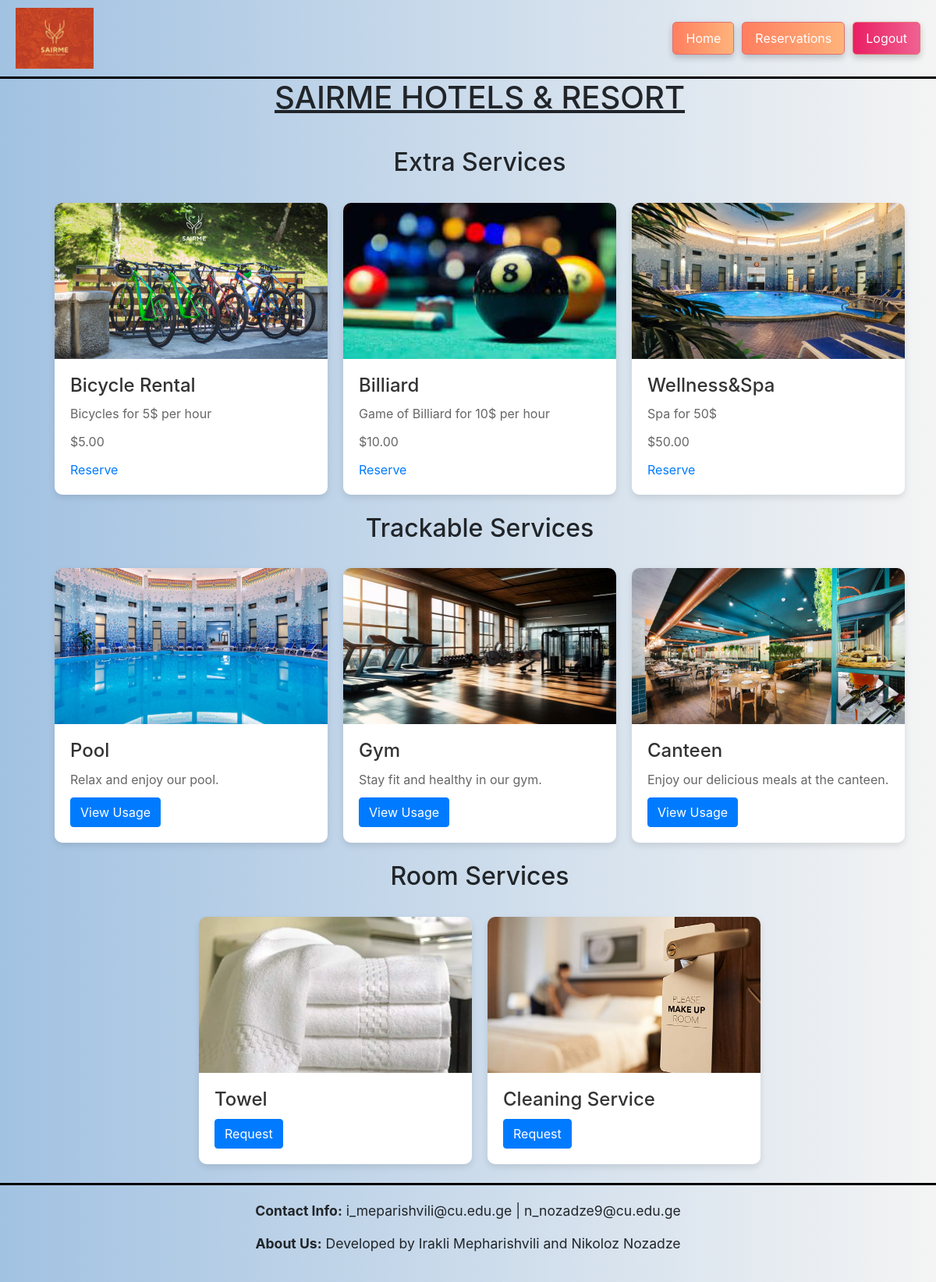
/ (signed in), run on the app's committed database.
### hotels/models.py (models this page shows, shortened)
class Hotel(models.Model):
    name = models.CharField(max_length=255)
    location = models.CharField(max_length=255)
    image = models.ImageField(upload_to='hotel_images/', blank=True, null=True)

class Service(models.Model):
    hotel = models.ForeignKey(Hotel, related_name='services', on_delete=models.CASCADE)
    name = models.CharField(max_length=255)
    description = models.TextField()
    price = models.DecimalField(max_digits=10, decimal_places=2)
    available = models.BooleanField(default=True)
    image = models.ImageField(upload_to='service_images/', blank=True, null=True)

class RoomService(models.Model):
    hotel = models.ForeignKey(Hotel, related_name='room_services', on_delete=models.CASCADE)
    name = models.CharField(max_length=255)
    image = models.ImageField(upload_to='room_service_images/', blank=True, null=True)

### hotels/views.py (the view)
# urls.py: path('', hotel_detail, {'hotel_id': 1}, name='hotel_detail'),
def hotel_detail(request, hotel_id=1):  # default to hotel_id=1
    hotel = get_object_or_404(Hotel, id=hotel_id)
    is_registered = False
    if request.user.is_authenticated:
        is_registered = HotelRegisteredUser.objects.filter(
            hotel=hotel,
            private_number=request.user.private_number
        ).exists()
    return render(request, 'hotel_detail.html', {
        'hotel': hotel,
        'is_registered': is_registered
    })

### hotels/templates/hotel_detail.html (shortened to what this page needs)
{% extends 'base.html' %}
{% block content %}
    {% load static %}
    <h1 class="center underline">{{ hotel.name }}</h1>
    <br><h2 style="text-align: center">Extra Services</h2><br>
    <div class="services-container">
        {% for service in hotel.services.all %}
            <div class="service-card">
                {% if service.image %}
                    <img src="{{ service.image.url }}" alt="{{ service.name }}">
                {% else %}
                    <img src="{% static 'images/pool.jpg' %}" alt="{{ service.name }}">
                {% endif %}
                <div class="content">
                    <h3>{{ service.name }}</h3>
                    <p>{{ service.description }}</p>
                    <p>${{ service.price }}</p>
                    {% if user.is_authenticated %}
                        {% if is_registered %}
                            {% if service.available %}
                                <a href="{% url 'reserve_service' service.id %}">Reserve</a>
                            {% else %}
                                <p>Not available</p>
                            {% endif %}
                        {% else %}
                            <p>You must be registered at this hotel to make reservations.</p>
                        {% endif %}
                    {% endif %}
                </div>
            </div>
        {% endfor %}
    </div>
    <br><h2 style="text-align: center">Trackable Services</h2><br>
    <div class="services-container">
        <div class="service-card">
            <img src="{% static 'images/pool.jpg' %}" alt="Pool">
            <div class="content">
                <h3>Pool</h3>
                <p>Relax and enjoy our pool.</p>
                {% if user.is_authenticated %}
                    <button class="btn btn-primary" onclick="showTrackableServiceInfo('Pool', 42, 'middle used')">View Usage</button>
                {% endif %}
            </div>
        </div>
        <div class="service-card">
            <img src="{% static 'images/gym.jpg' %}" alt="Gym">
            <div class="content">
                <h3>Gym</h3>
                <p>Stay fit and healthy in our gym.</p>
                {% if user.is_authenticated %}
                    <button class="btn btn-primary" onclick="showTrackableServiceInfo('Gym', 25, 'lightly used')">View Usage</button>
                {% endif %}
            </div>
        </div>
        <div class="service-card">
            <img src="{% static 'images/canteene.jpeg' %}" alt="Canteen">
            <div class="content">
                <h3>Canteen</h3>
                <p>Enjoy our delicious meals at the canteen.</p>
                {% if user.is_authenticated %}
                    <button class="btn btn-primary" onclick="showTrackableServiceInfo('Canteen', 65, 'heavily used')">View Usage</button>
                {% endif %}
            </div>
        </div>
    </div>
    <br><h2 style="text-align: center">Room Services</h2><br>
    <div class="services-container">
        {% for room_service in hotel.room_services.all %}
            <div class="service-card">
                {% if room_service.image %}
                    <img src="{{ room_service.image.url }}" alt="{{ room_service.name }}">
                {% else %}
                    <img src="{% static 'images/pool.jpg' %}" alt="{{ room_service.name }}">
                {% endif %}
                <div class="content">
                    <h3>{{ room_service.name }}</h3>
                    {% if user.is_authenticated %}
                        {% if is_registered %}
                            <button class="btn btn-primary" onclick="showRequestSentPopup()">Request</button>
                        {% endif %}
                    {% endif %}
                </div>
            </div>
        {% endfor %}
    </div><br>
{% endblock %}

### hotels/templates/base.html (style rules this page uses)
body { background: linear-gradient(to right, #a2c2e2, #f4f4f4); }

### hotels/templates/hotel_detail.html (style rules this page uses)
.center { text-align: center; }
.underline { text-decoration: underline; }
.services-container { display: flex; flex-wrap: wrap; gap: 20px; justify-content: center; }
.service-card { width: 350px; border-radius: 10px; box-shadow: 0 4px 8px rgba(0, 0, 0, 0.1); overflow: hidden; position: relative; transition: transform 0.3s; }
.service-card img { width: 100%; height: 200px; object-fit: cover; }
.service-card .content { padding: 20px; background: white; }
.service-card .content h3 { margin: 0 0 10px 0; font-size: 1.5em; color: #333; }
.service-card .content p { margin: 10px 0; color: #666; font-size: 1em; line-height: 1.6; }

### data on the page
Hotel: name "SAIRME HOTELS & RESORT"
Service: image (picture), name "Bicycle Rental", description "Bicycles for 5$ per hour", price "5.00", available "Reserve"
Service: image (picture), name "Billiard", description "Game of Billiard for 10$ per hour", price "10.00", available "Reserve"
Service: image (picture), name "Wellness&Spa", description "Spa for 50$", price "50.00", available "Reserve"
RoomService: image (picture), name "Towel"
RoomService: image (picture), name "Cleaning Service"
